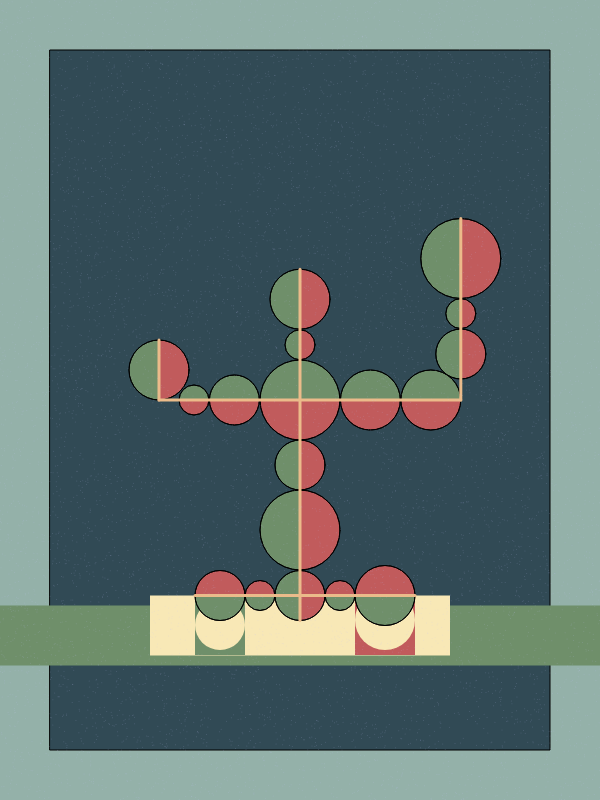
Frame 1 (no input)
Frame 60 (no input): identical to frame 1, image omitted
Frame 120 (the mouse pressed at the canvas centre since frame 60): identical to frame 1, image omitted

The p5.js sketch that drew this single still picture (run headless with seeded random() and noise() and a simulated clock; from frame 60 on, the mouse is pressed at the canvas centre):

// p5.js sketch
// ── sketch.js
function setup() {
  createCanvas(600, 800);
  background(148, 177, 169); 

  // Draw the background rectangle with a different color
  drawBackgroundRect(50, 50, width - 100, height - 100, color(49, 74, 85));

  // Green & Red
  let green = '#6F8F6A';
   
  let red = '#C15B5C';
  let yellow = '#F8E8B6';

  // Draw a circle divided up and down
  function drawSplitCircle(x, y, diameter) {
    fill(green);
    arc(x, y, diameter, diameter, PI, 0);
    fill(red);
    arc(x, y, diameter, diameter, 0, PI);
    noFill();
    ellipse(x, y, diameter, diameter);
  }
  
  // Draw a circle divided right and left
  function drawSplitCircleLR(x, y, diameter) {
    fill(green);
    arc(x, y, diameter, diameter, HALF_PI, HALF_PI + PI);
    fill(red);
    arc(x, y, diameter, diameter, HALF_PI + PI, HALF_PI);
    noFill();
    ellipse(x, y, diameter, diameter);
  }

  // Draw a circle divided by red and green
  function drawSplitCircleTopRed(x, y, diameter) {
    fill(red);
    arc(x, y, diameter, diameter, PI, 0);
    fill(green);
    arc(x, y, diameter, diameter, 0, PI);
    noFill();
    ellipse(x, y, diameter, diameter);
  }

  // Central position
  let centerX = width / 2;
  let centerY = 400;

  // List of diameters of circles
  let diameters = [80, 50, 30, 60];

  // Central circle
  drawSplitCircle(centerX, centerY, diameters[0]);

  // Left arm circle
  drawSplitCircle(centerX - 0.82 * diameters[0], centerY, diameters[1]);
  drawSplitCircle(centerX - 0.7 * diameters[0] - diameters[1], centerY, diameters[2]);
  drawSplitCircleLR(centerX - 0.95 * diameters[0] - diameters[1] - diameters[2] / 2, centerY - 2 * diameters[2] / 2, diameters[3]);

  // Right arm circle
  drawSplitCircle(centerX + 0.88 * diameters[0], centerY, diameters[3]);
  drawSplitCircle(centerX + 1.26 * diameters[0] + diameters[2], centerY, diameters[3]);
  drawLine(centerX - 0.95 * diameters[0] - diameters[1] - diameters[2] / 2,centerY,centerX + 1.26 * diameters[0] + diameters[2]+diameters[3]/2,centerY)
  drawLine(centerX - 0.95 * diameters[0] - diameters[1] - diameters[2] / 2,centerY - 2 * diameters[2] / 2+diameters[3]/2,centerX - 0.95 * diameters[0] - diameters[1] - diameters[2] / 2,centerY - 2 * diameters[2] / 2-diameters[3]/2)

  // List of diameters of circles
  diameters = [60, 50, 80, 30];

  push();
  // Draw the bottom rectangle here
  drawBottomRectangles(centerX, centerY + 1.11 * diameters[1] + diameters[2] + diameters[3], 300, 50, green, yellow);

    // Draw a small green rectangle over the yellow rectangle
    fill("#6F8F6A"); 
    noStroke();
    rect(centerX - 105, centerY + 1.7 * diameters[1] + diameters[2] + diameters[3], 50, 60);
    
    // Draw a small yellow circle on the small green rectangle
    fill("#F8E8B6"); 
    noStroke();
    ellipse(centerX - 80, centerY + 2.3 * diameters[1] + diameters[2] + diameters[3], 50);
  
     // Draw a small red rectangle over the yellow rectangle
     fill("#C15B5C"); 
     rect(centerX + 55, centerY + 1.7 * diameters[1] + diameters[2] + diameters[3], 60, 60);
  
    // Draw a small yellow circle over the small red rectangle
    fill("#F8E8B6"); 
    ellipse(centerX + 85, centerY + 2.2 * diameters[1] + diameters[2] + diameters[3], 60);
  
  pop();  

  // Upper median radius
  drawSplitCircleLR(centerX, centerY - 0.92 * diameters[0], diameters[3]);
  drawSplitCircleLR(centerX, centerY - 1.68 * diameters[0], diameters[0]);

  // Lower median radius
  drawSplitCircleLR(centerX, centerY + 1.3 * diameters[1], diameters[1]);
  drawSplitCircleLR(centerX, centerY + diameters[1] + diameters[2], diameters[2]);
  drawSplitCircleLR(centerX, centerY + 1.71 * diameters[1] + diameters[2] + diameters[3], diameters[1]);
  drawLine(centerX,centerY + 1.71 * diameters[1] + diameters[2] + diameters[3]+diameters[1]/2,centerX,centerY - 1.68 * diameters[0]-diameters[0]/2);

  // Draw more middle bottom square, using red on top and green on bottom
  drawSplitCircleTopRed(centerX + 0.8 * diameters[1], centerY + 1.71 * diameters[1] + diameters[2] + diameters[3], diameters[3]);
  drawSplitCircleTopRed(centerX + 1.7 * diameters[1], centerY + 1.71 * diameters[1] + diameters[2] + diameters[3], diameters[0]);
  drawSplitCircleTopRed(centerX - 0.8 * diameters[1], centerY + 1.71 * diameters[1] + diameters[2] + diameters[3], diameters[3]);
  drawSplitCircleTopRed(centerX - 1.6 * diameters[1], centerY + 1.71 * diameters[1] + diameters[2] + diameters[3], diameters[1]);
  drawLine(centerX - 1.6 * diameters[1] - diameters[1] / 2, centerY + 1.71 * diameters[1] + diameters[2] + diameters[3], centerX + 1.7 * diameters[1] + diameters[0] / 2, centerY + 1.71 * diameters[1] + diameters[2] + diameters[3]);

  // List of diameters of circles
  diameters = [30, 50, 80, 60];

  // Right side vertical circle
  drawSplitCircleLR(centerX + 1.26 * diameters[2] + diameters[0]+diameters[3]/2, centerY - 1.8 * diameters[0]+diameters[2]*0.1, diameters[1]);
  drawSplitCircleLR(centerX + 1.26 * diameters[2] + diameters[0]+diameters[3]/2, centerY - 1.48 * diameters[0] - diameters[1]+diameters[2]*0.1, diameters[0]);
  drawSplitCircleLR(centerX + 1.26 * diameters[2] + diameters[0]+diameters[3]/2, centerY - 0.65 * diameters[0] - diameters[1] - diameters[2]+diameters[2]*0.1, diameters[2]);
  drawLine(centerX + 1.26 * diameters[2] + diameters[0]+diameters[3]/2,centerY,centerX + 1.26 * diameters[2] + diameters[0]+diameters[3]/2,centerY - 0.65 * diameters[0] - diameters[1] - diameters[2]+diameters[2]*0.1-diameters[2]/2);

  // Draw background texture
  for (let i = 0; i < 10000; i++) {
    stroke(200, 200, 250, 50);
    point(random(width), random(height));
  }
}

function draw() {
  // Empty draw function
}

function drawBackgroundRect(x, y, width, height, color) {
  fill(color);
  rect(x, y, width, height);
}

function drawBottomRectangles(centerX, y, rectWidth, rectHeight, green, yellow) {
  let totalWidth = rectWidth * 3;
  let startX = centerX - totalWidth / 2;
  
  fill(green);
  noStroke();
  rect(startX + 50, y + 40, (rectWidth * 3) - 100, rectHeight + 10);
  
  fill(yellow);
  rect(startX + rectWidth, y + 30, rectWidth, rectHeight + 10);
}

function drawLine(x,y,x1,y1){
  push();
  stroke(235,187,138)
  strokeWeight(3)
  line(x,y,x1,y1)
  pop();
}
